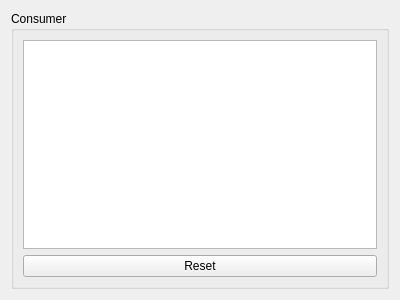
<?xml version="1.0" encoding="UTF-8"?>
<ui version="4.0">
 <class>Consumer</class>
 <widget class="QWidget" name="Consumer">
  <property name="geometry">
   <rect>
    <x>0</x>
    <y>0</y>
    <width>400</width>
    <height>300</height>
   </rect>
  </property>
  <property name="windowTitle">
   <string>Form</string>
  </property>
  <layout class="QVBoxLayout" name="verticalLayout">
   <item>
    <widget class="QGroupBox" name="consumerBox">
     <property name="title">
      <string>Consumer</string>
     </property>
     <property name="flat">
      <bool>false</bool>
     </property>
     <layout class="QVBoxLayout" name="verticalLayout_2">
      <item>
       <widget class="QListWidget" name="consumerList"/>
      </item>
      <item>
       <widget class="QPushButton" name="resetPB">
        <property name="text">
         <string>Reset</string>
        </property>
       </widget>
      </item>
     </layout>
    </widget>
   </item>
  </layout>
 </widget>
 <resources/>
 <connections/>
</ui>
